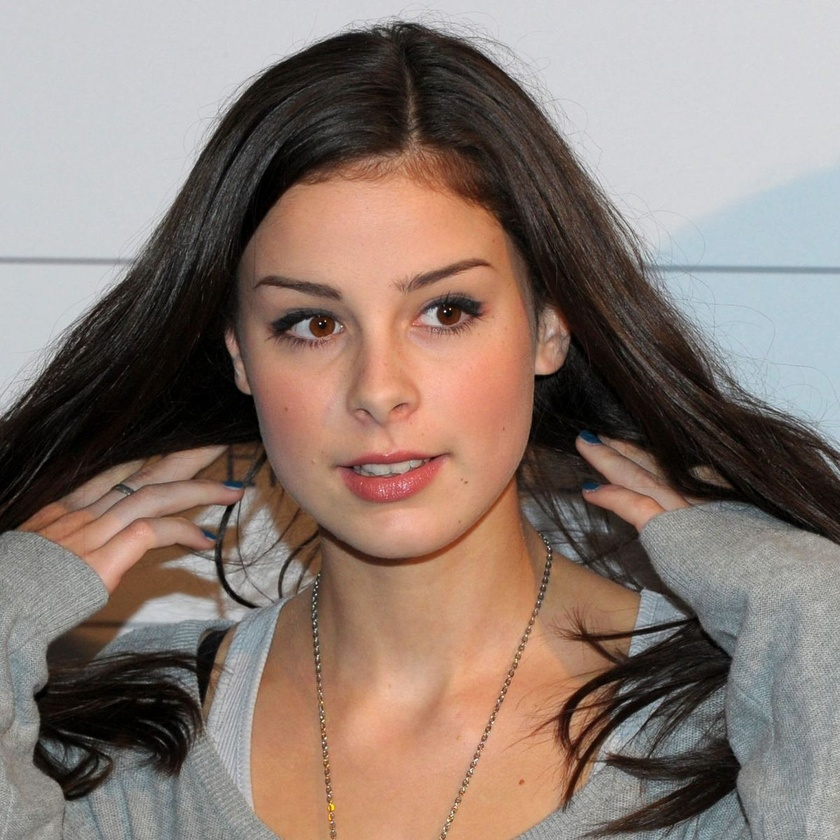
#> input picture pic/lena.jpeg, 840 x 840 px, shrunk from 1200 x 1200 before the run
$ python basic_functions.py
#> lines starting #> are read from the running program, lines starting #| are printed output that depends on the picture; after the words box and inside, x2 and y2 are one past the last pixel; in counts of white or black regions, pixels touching at a corner belong together
import cv2
import numpy as np

img = cv2.imread("pic/lena.jpeg")
#> img is the input picture: shape (840, 840, 3); mean B, G, R 114.2, 122.7, 139
kernel = np.ones((5,5),np.uint8)

grayImg = cv2.cvtColor(img, cv2.COLOR_BGR2GRAY)
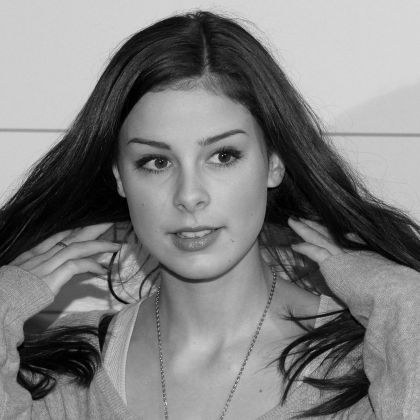
#> grayImg: shape (840, 840) (shown at 1/2 size); min 0, max 253, mean 126.6
blurImg = cv2.GaussianBlur(grayImg,(7,7),0)
cannyImg = cv2.Canny(img, 150, 200)
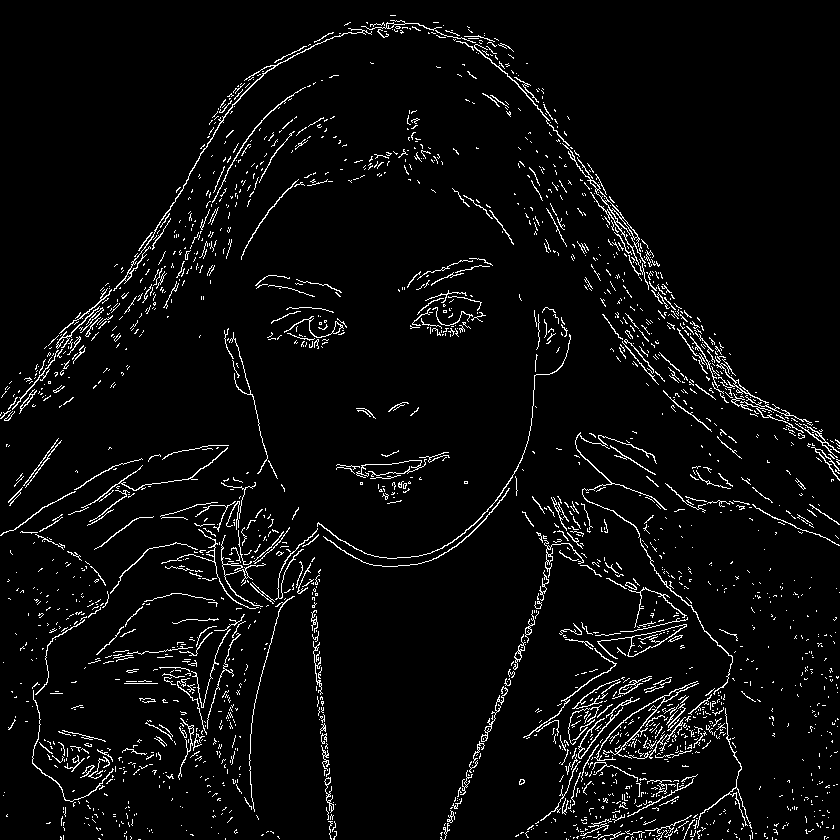
#> cannyImg: shape (840, 840); 4.4% white in thin lines or dots
dialationImg = cv2.dilate(cannyImg, kernel, iterations=1)
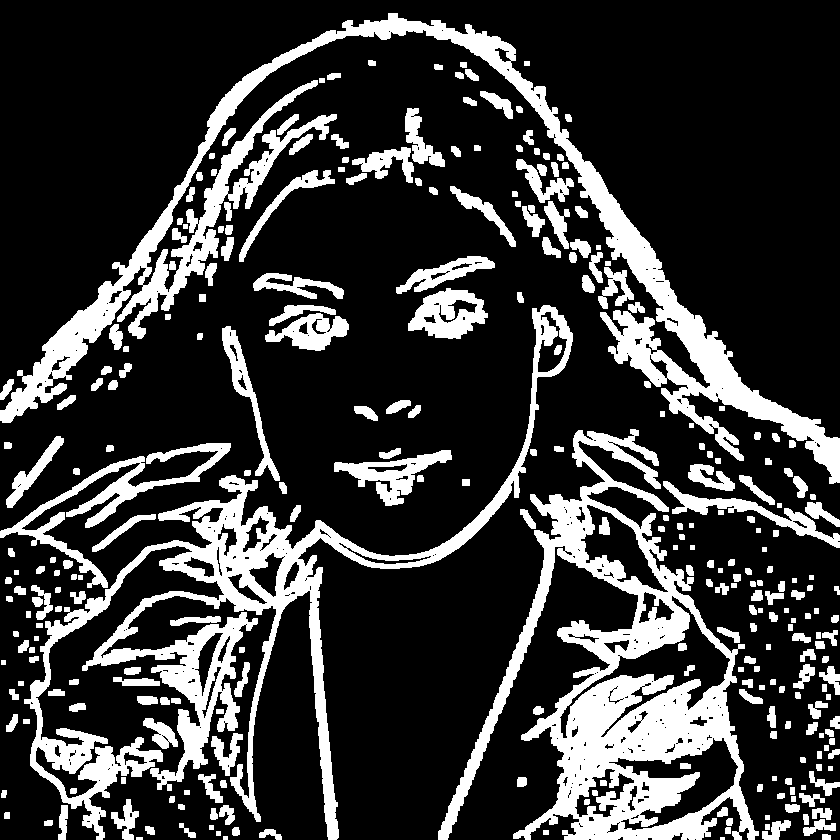
#> dialationImg: shape (840, 840); 22.4% white; 297 white regions (1 under 20 px), largest, box (x1, y1, x2, y2) and area: (438, 429, 759, 840) 38219, (0, 13, 840, 484) 35976, (24, 305, 573, 840) 34068
erodedImg = cv2.erode(dialationImg, kernel, iterations=1)
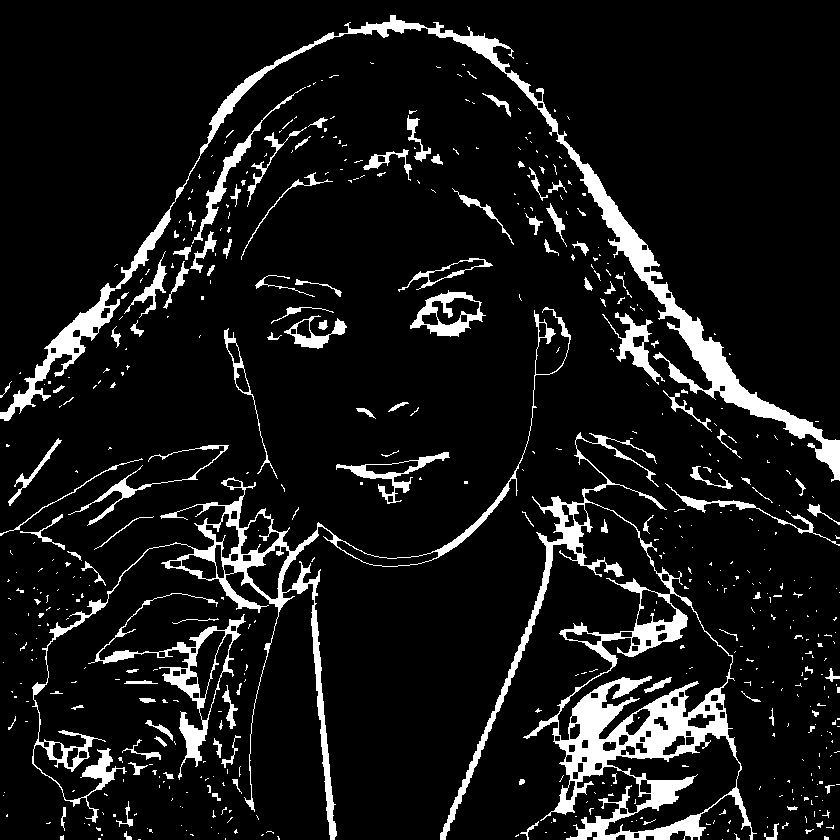
#> erodedImg: shape (840, 840); 9.4% white; 544 white regions (427 under 20 px), largest, box (x1, y1, x2, y2) and area: (440, 432, 757, 840) 19108, (0, 15, 840, 482) 15054, (32, 307, 571, 840) 9799

# cv2.imshow("gray image", grayImg)
# cv2.imshow("blur image", blurImg)
cv2.imshow("canny image", cannyImg)
cv2.imshow("dialation image", dialationImg)
cv2.imshow("eroded image", erodedImg)

cv2.waitKey(0)

$ run again, with pic/card.jpg copied over pic/lena.jpeg
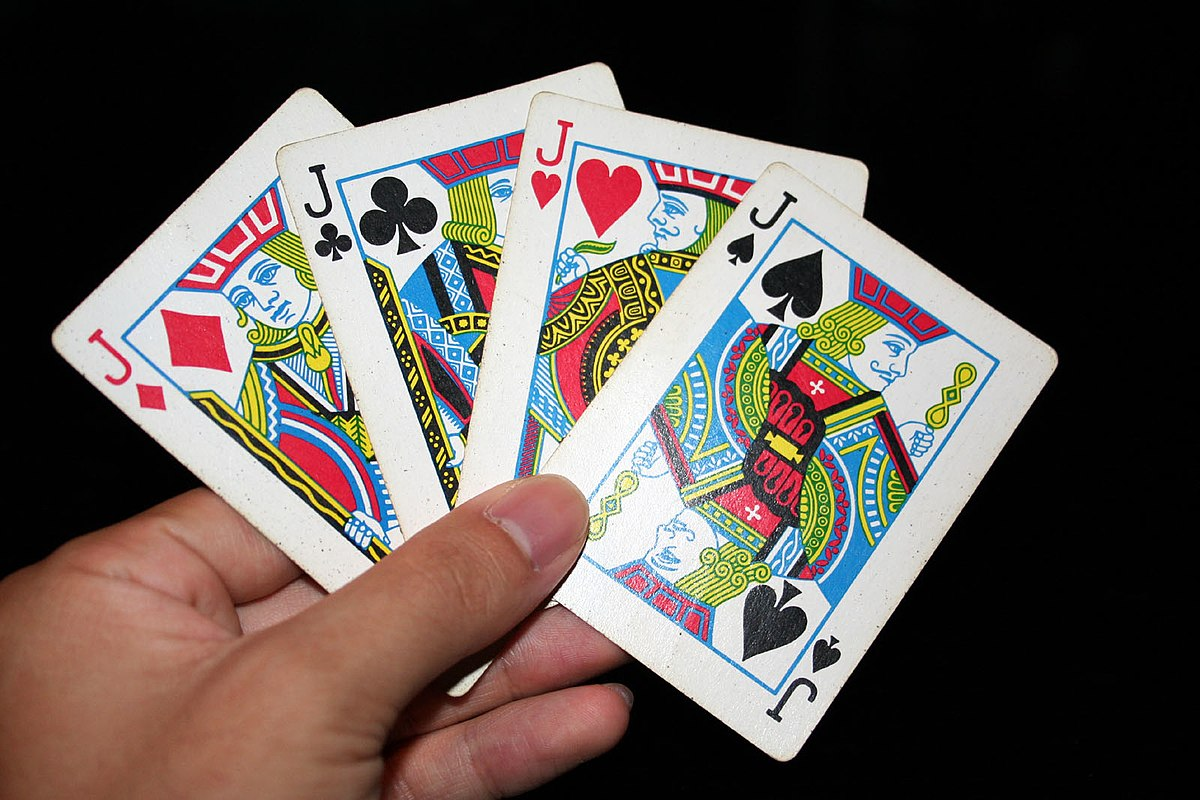
#> input picture pic/card.jpg, 1200 x 800 px
#> img is the input picture: shape (800, 1200, 3); mean B, G, R 82.6, 87.7, 97.8
#> `cannyImg = cv2.Canny(img, 150, 200)`:
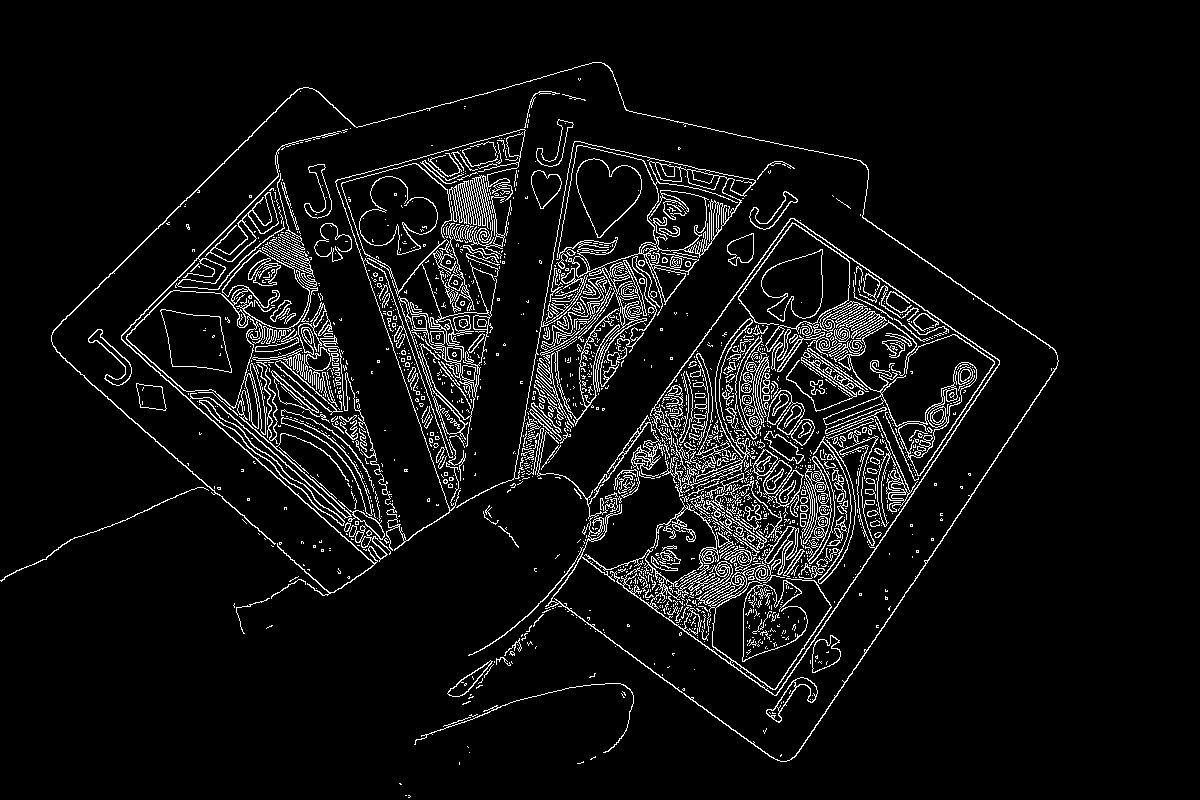
#> cannyImg: shape (800, 1200); 6.3% white in thin lines or dots, all inside (x1, y1, x2, y2) = (0, 62, 1059, 798)
#> dialationImg: shape (800, 1200); 23.7% white; 81 white regions, largest, box (x1, y1, x2, y2) and area: (0, 60, 1061, 764) 216637, (412, 681, 636, 755) 2127, (86, 327, 134, 388) 1156
#> `erodedImg = cv2.erode(dialationImg, kernel, iterations=1)`:
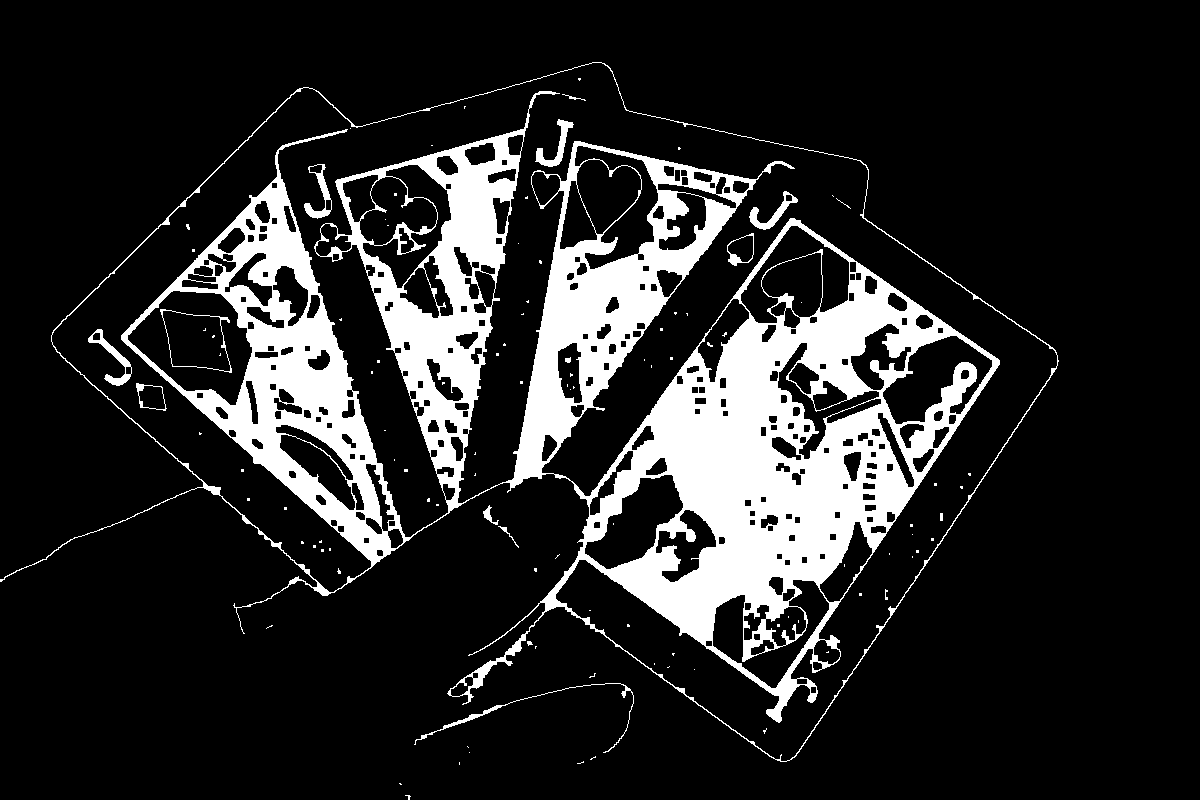
#> erodedImg: shape (800, 1200); 15.6% white; 108 white regions (92 under 20 px), largest, box (x1, y1, x2, y2) and area: (0, 62, 1059, 762) 145667, (88, 329, 132, 386) 564, (414, 683, 634, 753) 543

$ run again, with pic/card2.jpg copied over pic/lena.jpeg
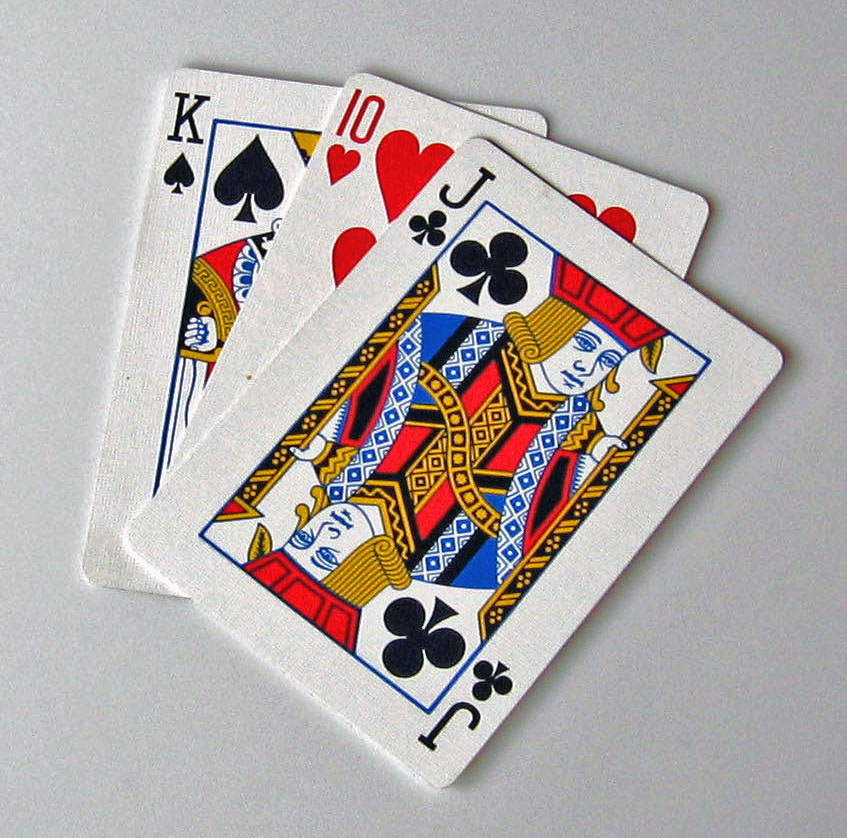
#> input picture pic/card2.jpg, 847 x 838 px
#> img is the input picture: shape (838, 847, 3); mean B, G, R 169.4, 171.3, 179.3
#> `cannyImg = cv2.Canny(img, 150, 200)`:
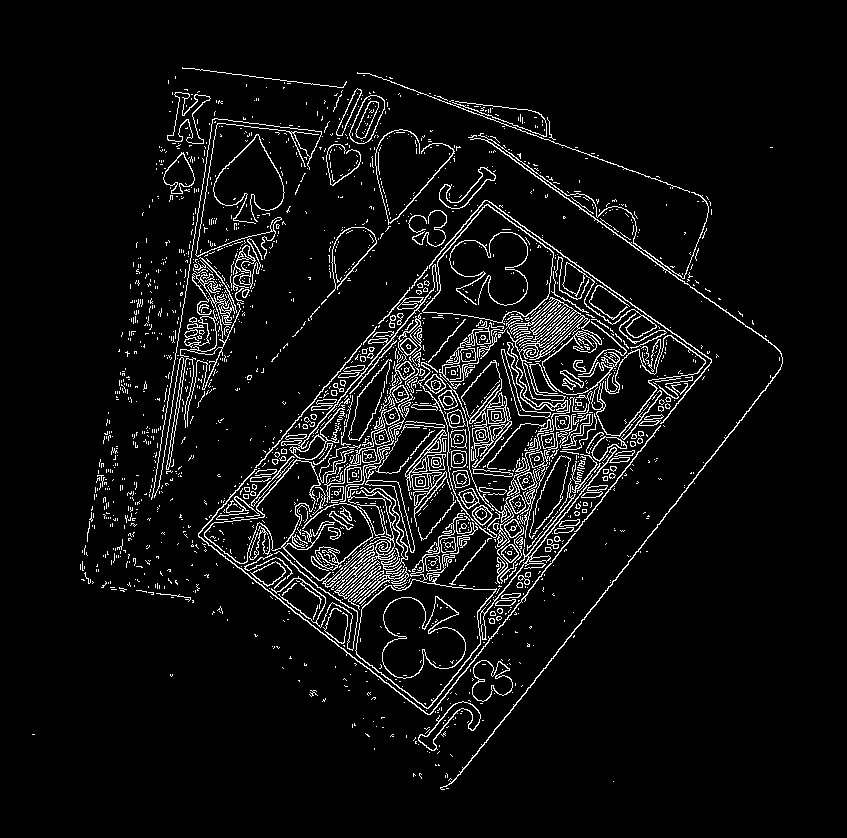
#> cannyImg: shape (838, 847); 6% white in thin lines or dots, all inside (x1, y1, x2, y2) = (32, 67, 783, 790)
#> dialationImg: shape (838, 847); 24% white; 149 white regions, largest, box (x1, y1, x2, y2) and area: (118, 86, 721, 756) 142139, (355, 70, 785, 792) 13986, (180, 65, 349, 114) 1207
#> `erodedImg = cv2.erode(dialationImg, kernel, iterations=1)`:
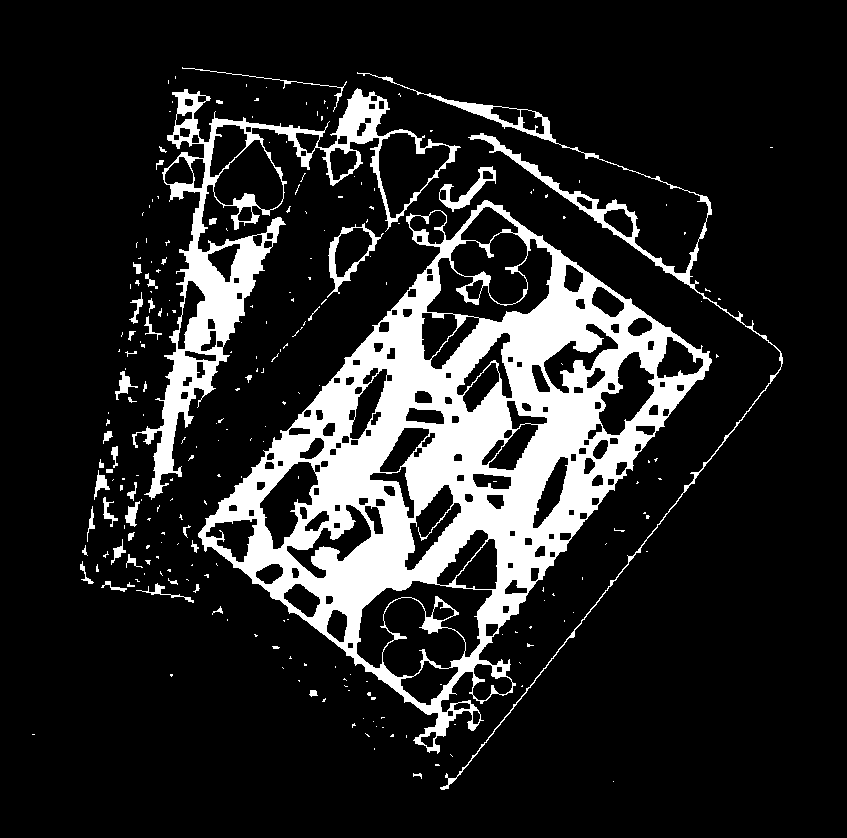
#> erodedImg: shape (838, 847); 15.1% white; 237 white regions (190 under 20 px), largest, box (x1, y1, x2, y2) and area: (198, 200, 712, 754) 79495, (132, 88, 461, 500) 17143, (357, 72, 783, 790) 5168
